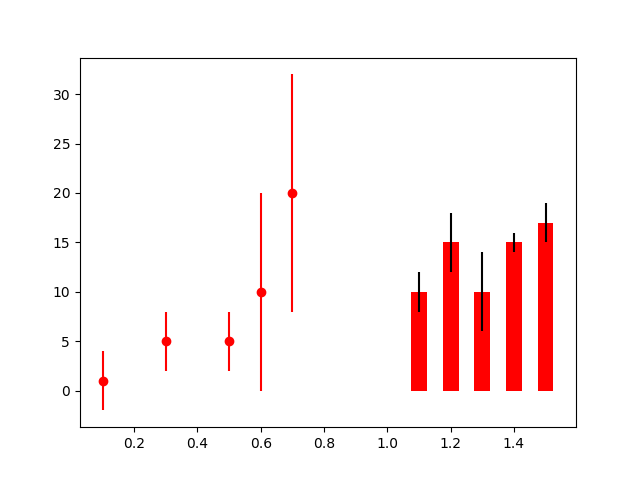

The script that saved this image:

from matplotlib import pyplot as plt

plt.figure()

# scatterplot with error bars
x1 = [0.1, 0.3, 0.5, 0.6, 0.7]
y1 = [1, 5, 5, 10, 20]
err1 = [3, 3, 3, 10, 12]
plt.errorbar(x1, y1, err1 , fmt='ro')

# barplot with error bars
x2 = [1.1, 1.2, 1.3, 1.4, 1.5]
y2 = [10, 15, 10, 15, 17]
err2 = (2, 3, 4, 1, 2)
width = 0.05
plt.bar(x2, y2, width, color='r', yerr=err2, ecolor="black")

plt.savefig('errorbars.png')
